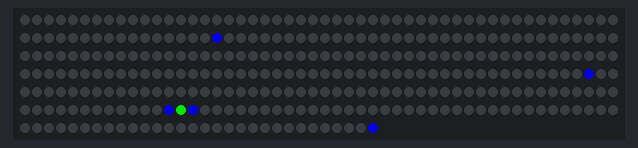
This sketch was run on a simulated Arduino Uno, built with avr-gcc and run on an emulated ATmega328P. Parts: 330 RGB LEDs in strip order, left to right, continuing on the next row. Dim RGB values are drawn brighter than linear.

Above: at 0.17 s.
At 5.16 s:
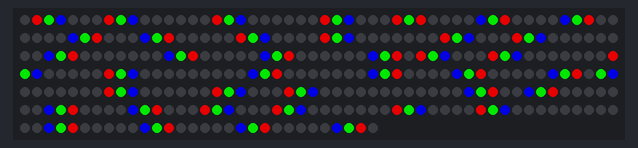
At 10.1 s:
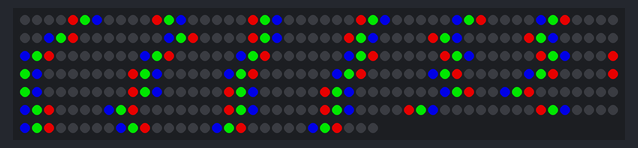
At 20.02 s:
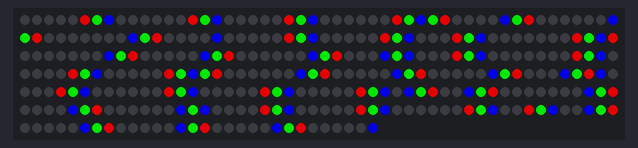
At 29.85 s:
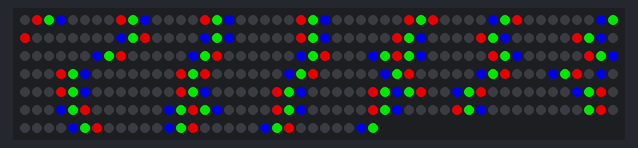
At 39.85 s:
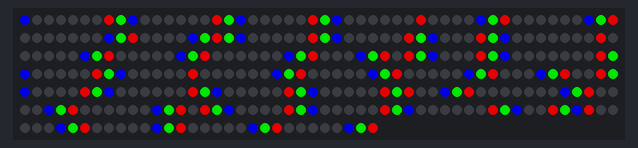

The sketch:

mini_matrix.ino
```cpp
#include <Adafruit_NeoPixel.h>
#define PIN 6
// Parameter 1 = number of pixels in strip
// Parameter 2 = pin number (most are valid)
// Parameter 3 = pixel type flags, add together as needed:
//   NEO_KHZ800  800 KHz bitstream (most NeoPixel products w/WS2812 LEDs)
//   NEO_KHZ400  400 KHz (classic 'v1' (not v2) FLORA pixels, WS2811 drivers)
//   NEO_GRB     Pixels are wired for GRB bitstream (most NeoPixel products)
//   NEO_RGB     Pixels are wired for RGB bitstream (v1 FLORA pixels, not v2)
Adafruit_NeoPixel pixels = Adafruit_NeoPixel(330, 3, NEO_GRB + NEO_KHZ800);  //44 Needs to be changed to 330 when running reg. code. Pin (3) matters too
void setup() {
  pixels.begin();
  pixels.show();
} //void setup()
void loop() {
 int length = 33;
 int rain_space = 8;
 int clm_num = 10;
 int random [20] = {0,1,2,0,1,2,0,1,-1,0,0,-1,-2,0,0,0,0,2,-1,0}; //+,- split evenly 10 0's, 6 1's, 4 2's
 int rand = 0;
 for(int i=0; i>-1; i++){ //i never resets
       for (int j=0; j<clm_num; j++){
          for(int k=0; k>-1; k++){
              rand = random [((k+1)*(j+1))%20];
              if (j%2 == 0) {
                if (i-(k*rain_space + rand) >= 0 && i-(k*rain_space + rand)<= length-1) {
                     pixels.setPixelColor((j*length)+(i-(k*rain_space + rand)), pixels.Color(0,0,180));
                     if (i-(k*rain_space + rand) >= 1) {
                         pixels.setPixelColor((j*length)+(i-(k*rain_space + rand))-1, pixels.Color(0,180,0));
                         if (i-(k*rain_space + rand) >= 2) {
                             pixels.setPixelColor((j*length)+(i-(k*rain_space + rand))-2, pixels.Color(180,0,0));
                             if (i-(k*rain_space + rand) >= 3) {
                                  pixels.setPixelColor((j*length)+(i-(k*rain_space + rand))-3, pixels.Color(0,0,0));
                             }
                         }
                     }
                }else if (i-(k*rain_space + rand) >= length && i-(k*rain_space + rand) <= length + 2) {
                     pixels.setPixelColor((j*length)+(i-(k*rain_space + rand))-3, pixels.Color(0,0,0));
                     if (i-(k*rain_space + rand) <= length +1) {
                         pixels.setPixelColor((j*length)+(i-(k*rain_space + rand))-2, pixels.Color(180,0,0));
                         if (i-(k*rain_space + rand) <= length) {
                             pixels.setPixelColor((j*length)+(i-(k*rain_space + rand))-1, pixels.Color(0,180,0));
                        }
                    }
                }else  if (i-(k*rain_space + rand) < 0){
                    k=-2;
                }
            }
              if (j%2 == 1) {//could be else, kept for readability
                  if ((i-(k*rain_space + rand)) >= 0 && i-(k*rain_space + rand) <= length-1) {
                    pixels.setPixelColor(((j+1)*length-1)-(i-(k*rain_space + rand)), pixels.Color(0,0,180));
                    if ((i-(k*rain_space + rand)) >= 1) {
                    pixels.setPixelColor(((j+1)*length-1)-(i-(k*rain_space + rand))+1, pixels.Color(0,180,0));
                          if ((i-(k*rain_space + rand)) >= 2) {
                            pixels.setPixelColor(((j+1)*length-1)-(i-(k*rain_space + rand))+2, pixels.Color(180,0,0));
                            if (i-(k*rain_space + rand) >= 3){
                                  pixels.setPixelColor(((j+1)*length-1)-(i-(k*rain_space + rand))+3, pixels.Color(0,0,0));
                            }
                          }
                    }
                }else if (i-(k*rain_space + rand) >= length && i-(k*rain_space + rand) <= length + 2) {
                      pixels.setPixelColor(((j+1)*length-1)-(i-(k*rain_space + rand))+3, pixels.Color(0,0,0));
                      if (i-(k*rain_space + rand) <= length +1) {
                          pixels.setPixelColor(((j+1)*length-1)-(i-(k*rain_space + rand))+2, pixels.Color(180,0,0));
                          if (i-(k*rain_space + rand) <= length) {
                              pixels.setPixelColor(((j+1)*length-1)-(i-(k*rain_space + rand))+1, pixels.Color(0,180,0));
                        }
                    }
                } else  if (i-(k*rain_space + rand) < 0){
                    k=-2;
                }
            }
        }
    }
       delay(100); // Delay for a period of time (in milliseconds).
       pixels.show();
 } //for(int i=0; i<length; i++)
}//void loop()\
```
